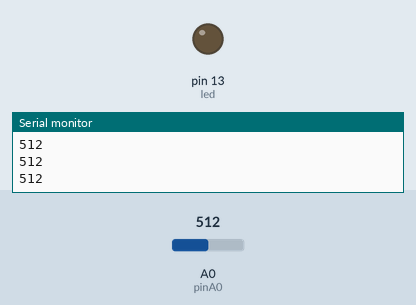
A sketch run on a simulated Arduino Uno, built with avr-gcc and run on an emulated ATmega328P. Shown: output pins drawn as LEDs (lit = HIGH), the last lines printed to the serial monitor. The test bench sets the inputs (shaded band); at power-on: A0 (pinA0) = 512.

Above: at 1.2 s.
1.3 s: A0 (pinA0) set to 487
At 2.6 s:
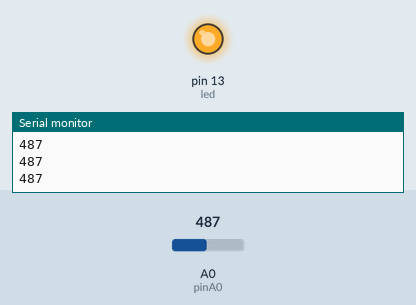
2.9 s: A0 (pinA0) set to 510
At 4.1 s:
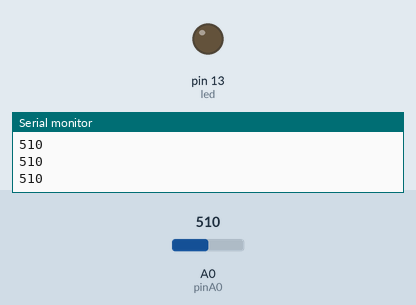
4.5 s: A0 (pinA0) set to 490
At 5.4 s:
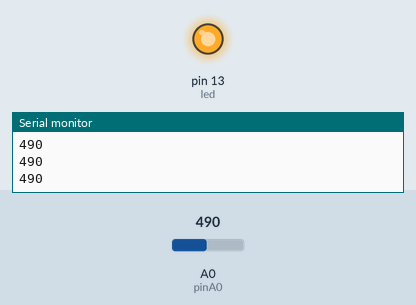
Timing chart, 0 to 7.5 s (numbered marks = the images above; inputs shaded):
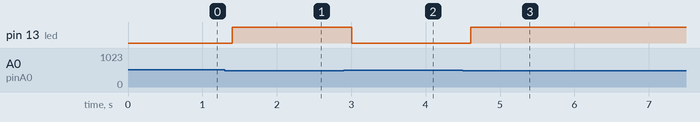

Measured:
- the behaviour switches between 500 and 499 on A0 (pinA0) (found by bisection; images 0 and 1)
- after the input at 1.3 s, pin 13 (led): LOW → HIGH after 0.10 s
- after the input at 2.9 s, pin 13 (led): HIGH → LOW after 0.10 s
- after the input at 4.5 s, pin 13 (led): LOW → HIGH after 0.11 s

The sketch:

cam-bien-do-line-chan-analog.ino
```cpp
int led = 13;
int pinA0 = 0;

void setup() {
  Serial.begin(9600);
  pinMode(led, OUTPUT);
}

void loop() {
  int val = analogRead(pinA0);
  Serial.println(val);
  if(val < 500){
    digitalWrite(led, HIGH);
  }
  else{
      digitalWrite(led, LOW);
    }
    delay(200);
}

//* lí thuyết:
// Vạch đen hấp thụ ánh sáng → Ít phản xạ → A0 đọc đc giá trị cao -> led tắt
// Vạch trắng phản xạ ánh sáng → Nhiều phản xạ → A0 nhận giá trị thấp -> led bật
```
